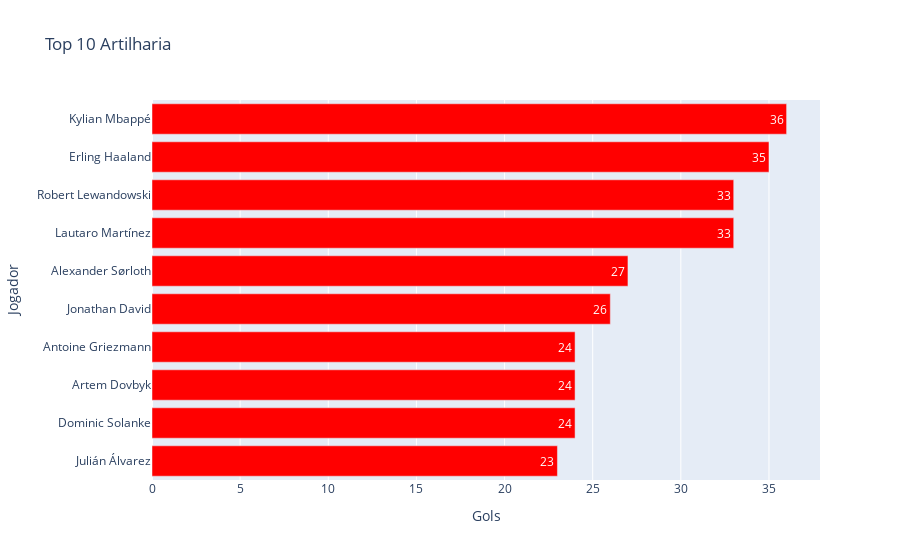

Write notebook code for a chart like this one.
### Code cell
# Concatenar os DataFrames verticalmente
artilharia_geral = pd.concat([artilharia_eng, artilharia_FA_CUP, artilharia_esp, artilharia_rey,
                              artilharia_ita, artilharia_calcio_cup, artilharia_fra, artilharia_fra_cup,
                              artilharia_champions, artilharia_euro_league])

# Agrupar por nome e somar os valores da coluna 'G'
artilharia_geral = artilharia_geral.groupby('Nome').sum().reset_index()

# Ordenar o DataFrame resultante com base na coluna 'G' em ordem decrescente
artilharia_geral.sort_values('G', ascending=False, inplace=True)

# Redefinir a coluna 'POS' para iniciar do número 1
artilharia_geral['POS'] = range(1, len(artilharia_geral) + 1)

# Reordenar as colunas
artilharia_geral = artilharia_geral[['POS', 'Nome', 'P', 'G']]

# Selecionar apenas os dez primeiros jogadores
top_10 = artilharia_geral.head(10)

# Inverter a ordem dos dados para exibir do maior para o menor
top_10 = top_10[::-1]


# Criar o gráfico de barras horizontais
fig = go.Figure(go.Bar(
    x=top_10['G'],  # Usando o número de gols como eixo x
    y=top_10['Nome'],  # Usando o nome do jogador como eixo y
    orientation='h',  # Definindo a orientação como horizontal
    marker=dict(color='red'),  # Alterando a cor das barras para vermelho
    text=top_10['G'],  # Definindo o texto como o número de gols
    textposition='auto',  # Posicionando o texto automaticamente
))

# Personalizar o layout do gráfico
fig.update_layout(
    title='Top 10 Artilharia',
    xaxis_title='Gols',
    yaxis_title='Jogador',
)

# Mostrar o gráfico
fig.show()

### Figure 1 — Plotly figure (JSON) as saved in the notebook; plotly's stock layout.template omitted (floating-point values rounded to 4 significant figures)
{"data": [{"marker": {"color": "red"}, "orientation": "h", "text": [23, 24, 24, 24, 26, 27, 33, 33, 35, 36], "textposition": "auto", "type": "bar", "x": [23, 24, 24, 24, 26, 27, 33, 33, 35, 36], "y": ["Julián Álvarez", "Dominic Solanke", "Artem Dovbyk", "Antoine Griezmann", "Jonathan David", "Alexander Sørloth", "Lautaro Martínez", "Robert Lewandowski", "Erling Haaland", "Kylian Mbappé"]}], "layout": {"autosize": true, "title": {"text": "Top 10 Artilharia"}, "xaxis": {"autorange": true, "range": [0, 37.89], "title": {"text": "Gols"}, "type": "linear"}, "yaxis": {"autorange": true, "range": [-0.5, 9.5], "title": {"text": "Jogador"}, "type": "category"}}}
